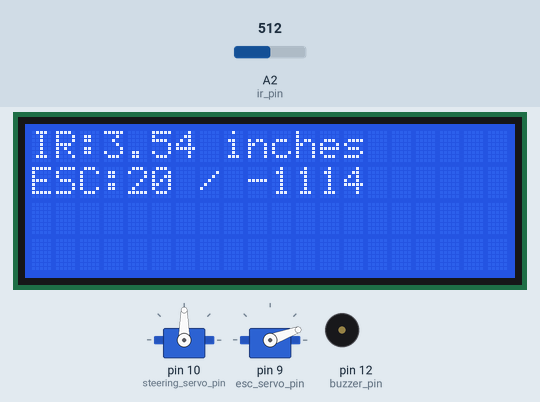
Bench run of a sketch on a simulated Arduino Nano, built with avr-gcc and run on an emulated ATmega328P. On the bench: 20×4 character LCD, 2 × servo, buzzer (waves = sounding, pin HIGH). The test bench sets the inputs (shaded band); at power-on: A2 (ir_pin) = 512.

Above: at 8.8 s.
8.9 s: A2 (ir_pin) set to 716
At 9.9 s:
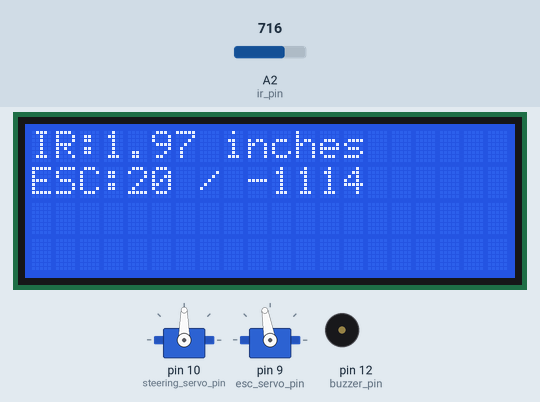
11.9 s: A2 (ir_pin) set to 122
At 13.2 s:
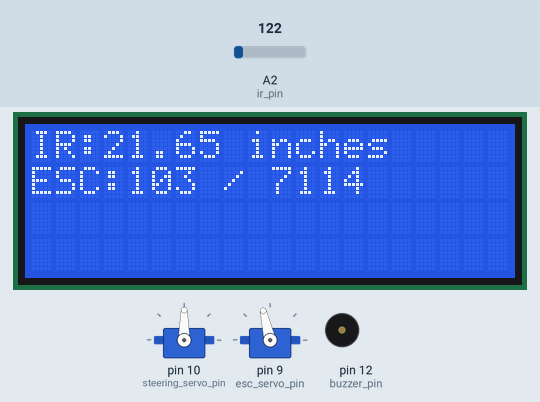
13.5 s: A2 (ir_pin) set to 10
At 14.5 s:
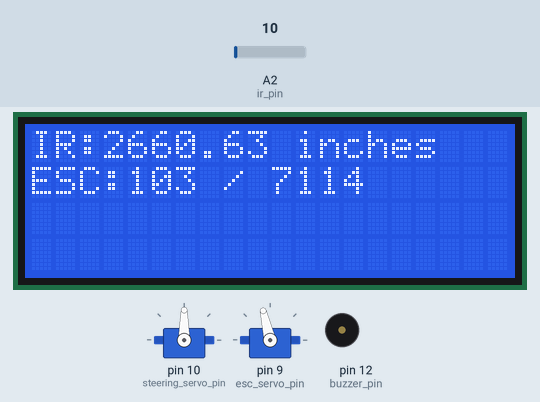
Timing chart, 0 to 16.5 s (numbered marks = the images above; inputs shaded):
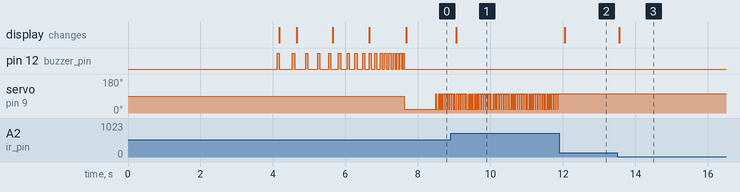

Measured:
- after the input at 8.9 s, the display: changes after 0.15 s (image 1)
- after the input at 11.9 s, servo on pin 9 (esc_servo_pin): stops changing and stays 103°; the display: changes after 0.15 s (image 2)
- after the input at 13.5 s, the display: changes after 0.05 s (image 3)

The sketch:

IR_dist_car.ino
```cpp
// Student-avaliable variables...
char team_name[] = "   Team Awesome! ";
char sub_name[] =  "   Wall Race ";
```

a_boring_stuff.ino
```cpp
// Setup program-level stuff, i.e. timers, etc.
int disp_freq = 2;  // in hz
long disp_delay = 1000 / disp_freq;
long disp_time = 0;

//=================  Pin definitions  =================//
// try to define each pins' use
//=====================================================//

int esc_servo_pin = 9;      // gps signal to ESC
int steering_servo_pin = 10;// gps signal to steering servo
int buzzer_pin = 12;        // Piezo electric buzzer pin

// A-pins...
int ir_pin = A2;            // analog read to determine distance with IR sensor
// pins A4,A5 used for I2C protocol, SDA to A4, SCL to A5
//SDA = A4;
//SCL = A5;
int pot_pin = A6;       // analog input for potentiometer


float dist_ir;

//Setup LCD Screen
#include <Wire.h>
#include <LiquidCrystal_I2C.h>
LiquidCrystal_I2C lcd_0x27 (0x27, 20, 4);  // set the LCD address for a 20 chars and 4 line display
LiquidCrystal_I2C lcd_0x3F (0x3F, 20, 4);  // set the LCD address for a 20 chars and 4 line display
LiquidCrystal_I2C lcd = lcd_0x27;

// Initialize servo stuff ...
// Old, servo.h library stuff - updated so we can use softwareSerial library simultaneously
#include <Servo.h>
Servo steering_servo, esc_servo;  // create servo objects to control a servo

int  servo_write_freq = 100;  // in hz
long servo_write_delay = 1000 / servo_write_freq;
long servo_write_time = 0;
int esc_val = 90;

///////////////////////////////////////////////////////////////////////////
//
//                                void setup
//
///////////////////////////////////////////////////////////////////////////
void setup()
{
  Serial.begin(9600);

  pinMode (pot_pin, INPUT);
  pinMode (buzzer_pin, OUTPUT);
  pinMode (esc_servo_pin, OUTPUT);
  pinMode (steering_servo_pin, OUTPUT);


  // test to see which LCD screen is attached - only ones I am aware of are 0x27 and 0x3F
  Wire.begin();
  byte address = 63; // This is 0x3F
  Wire.beginTransmission(address);
  byte error = Wire.endTransmission();
  if (error == 0)  // this means there is a 0x3F - if it is there, assume it is the only one there
    lcd = lcd_0x3F;

  // Initialize LCD
  //  Serial.println(lcd.begin(20, 4));
  lcd.begin ( 20, 4 );
  lcd.setBacklight(HIGH);
  lcd.clear ();
  lcd.setCursor(0, 0);
  lcd.print("IR Distance Race");
  lcd.setCursor(0, 1);
  lcd.print(team_name);
  lcd.setCursor(0, 2);
  lcd.print(sub_name);
//  lcd.setCursor(0, 3);
//  lcd.print(course_name);
  delay(4000);  // make sure to write above for at least some time ...

  // Servo setup
  steering_servo.attach(steering_servo_pin);
  esc_servo.attach(esc_servo_pin);
  steering_servo.write(90);


  countdown();


}    // end setup
// ************************   END SETUP   ************************//
```

b_fun_stuff.ino
```cpp
void loop()
{
  // 2 functions:
  //  1 - get_ir_distance - sets variable "dist_ir" based on IR sensor
  //  2 - set_speed - sets speed from -100% (full brake) to +100% (full forward)
  //  use these 2 functions in any order you want to get as close to the wall
  //    as you can without touching

  get_ir_distance();
  set_speed(75);

  if (dist_ir < 20) set_speed (35);
  if (dist_ir < 10) set_speed(-100);


  if (millis() > disp_time) disp_lcd_info();      // display info to LCD screen

}  // end loop
// ************************   END LOOP   ************************//
```

c_support_functions.ino
```cpp
// ************************   GET_IR_DISTANCE   ************************//
// calculate IR distance, return floating point in inches
float get_ir_distance()
{
  // Using front IR sensor, guestimate the distance to any object in front
  int tmp = analogRead(ir_pin);
  int tmp2 = (6762 / (tmp - 9)) - 4;
  dist_ir = float(tmp2) / 100.0 / 0.3048 * 12.0; // This returns the distance in inches
  if (dist_ir < 0) dist_ir = 75;
  return dist_ir;
}

// ************************   SET_SPEED   ************************//
//  Set the esc speed - mapped from -100% (full brake) to +100% (full throttle)
void set_speed(int esc_speed)
{
  if (esc_speed >= 0)  // if esc_speed is +, map from 0 to 100% to neutral to full-throttle
    esc_val = constrain(map(esc_speed, 0, 100, 98, 105), 98, 105);// 98 seems to be when it starts moving
  else  // if esc_speed is -, map from -100% to 0 to full brake to 0
    esc_val = constrain(map(esc_speed, -100, 0, 20, 90), 20, 90);

  esc_servo.write(esc_val);
}

// ************************   COUNTDOWN   ************************//
// Countdown code - blink the light, beep and show the count-down before car takes off ...
void countdown()
{
  long t_stop = millis() + 3500;
  lcd.clear ();

  while (millis() < t_stop)
  {
    long now = millis();
    int light_delay = 250;
    static long light_on = 0;
    static long light_off;
    long t_minus = (t_stop - now );
    int beep_delay = map(t_minus, 0, 3000, 50, 350);   // beep faster as it gets closer to 0 ...
    static long beep_on = 0;
    static long beep_off;

    if (now > beep_on)
    {
      beep_on = now + beep_delay;
      digitalWrite(buzzer_pin, 1);
      beep_off = now + 50;  // the 50 is how long it beeps every time, the "beep_delay" is how long it waits between beeps
    }
    if (now > beep_off) digitalWrite(buzzer_pin, 0);

    lcd.setCursor(0, 0);
    lcd.print("Launching in ...");
    lcd.setCursor(3, 1);
    lcd.print("T - ");
    lcd.print(min(t_minus / 1000, 99));
    lcd.print(" Seconds..");
  }

  digitalWrite(buzzer_pin, 0);
}


// ************************   DISP_LCD_INFO   ************************//
void disp_lcd_info()
{
  // clear LCD 1st time through only
  static bool has_run = 0;
  if (has_run == 0)
  {
    lcd.clear();
    has_run = 1;
  }

  disp_time = disp_time + disp_delay;
  lcd.setCursor(0, 0);
  lcd.print("IR:                 ");
  lcd.setCursor(3, 0);
  lcd.print(dist_ir);
  lcd.print(" inches");
  lcd.setCursor(0, 1);
  lcd.print("ESC:     ");
  lcd.setCursor(4, 1);
  lcd.print(esc_val);
  lcd.print(" / ");
  lcd.print(map(esc_val, 98, 105, 0, 100));
//    esc_val = constrain(map(esc_speed, 0, 100, 98, 105), 98, 105);// 98 seems to be when it starts moving
//    esc_val = constrain(map(esc_speed, -100, 0, 20, 90), 20, 90);

}
```
